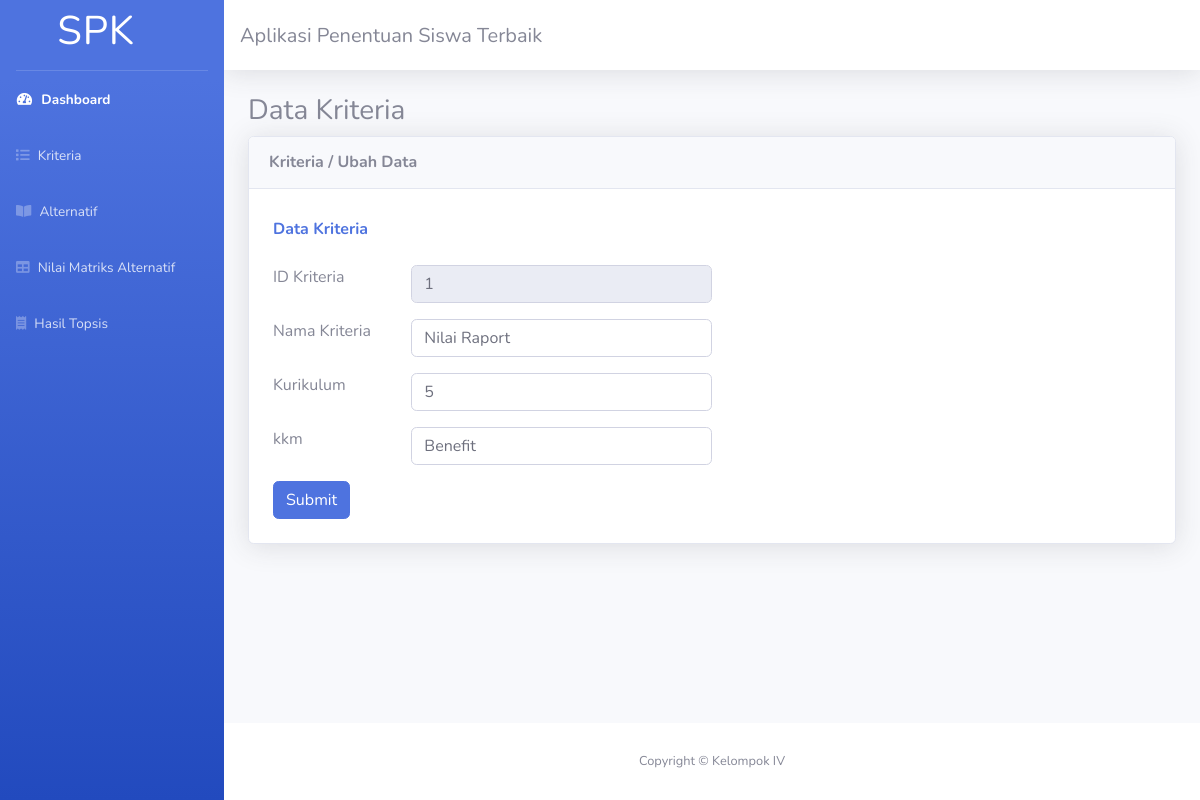
Screenshot of /Presentasi/main/index.php?page=edit_kriteria&id_kriteria=1 with the database file from the repository.
### tables this page shows
CREATE TABLE `tab_kriteria` (
  `id_kriteria` varchar(10) NOT NULL,
  `nama_kriteria` varchar(50) NOT NULL,
  `bobot` float NOT NULL,
  `status` varchar(20) NOT NULL
);

### Presentasi/main/kriteria/edit.php (the view)
  <?php
  include'../koneksi.php';
  $id_kriteria =$_GET['id_kriteria'];
  $query   =mysqli_query($koneksi,"SELECT * FROM tab_kriteria WHERE id_kriteria='$id_kriteria'");
  while ($edit=mysqli_fetch_array($query)) {
   ?>
   <h3>Data Kriteria</h3>
   <div class="card shadow mb-4">
     <div class="card-header py-3">
       <h6 class="m-0 font-weight-bold "> Kriteria / Ubah Data</h6>
     </div>
     <br>
     <div class="container">
      <form action="?page=update_kriteria" method="POST">
       <div id="mapel" class="form-text text-primary"><b>Data Kriteria</b></div><br>
       <div class="mb-3 row">
         <label for="id_kriteria" class=" col-sm-2 form-label">ID Kriteria</label>
         <input type="text" name="id_kriteria" class="col-sm-4 form-control" id="id_kriteria" value="<?php echo $edit['id_kriteria']; ?>" readonly aria-describedby="id_kriteria">
       </div>
       <div class="mb-3 row">
         <label for="nama" class=" col-sm-2 form-label">Nama Kriteria</label>
         <input type="text" name="nama_kriteria" class="col-sm-4 form-control" id="nama_kriteria" value="<?php echo $edit['nama_kriteria']; ?>" aria-describedby="nama">
       </div>
       <div class="mb-3 row">
         <label for="kurikulum" class=" col-sm-2 form-label">Kurikulum</label>
         <input type="text" name="bobot" class="col-sm-4 form-control" id="bobot" value="<?php echo $edit['bobot']; ?>" aria-describedby="bobot">
       </div>
       <div class="mb-3 row">
        <label for="kkm" class=" col-sm-2 form-label">kkm</label>
        <input type="text" name="status" class="col-sm-4 form-control" id="status" value="<?php echo $edit['status']; ?>" aria-describedby="kkm">
      </div>
      <button type="submit" class="btn btn-primary">Submit</button>
    </form>
  </div>
  <br>
</div>
<?php } ?>

### rows the page displays
tab_kriteria: id_kriteria "1", nama_kriteria "Nilai Raport", bobot "5", status "Benefit"
